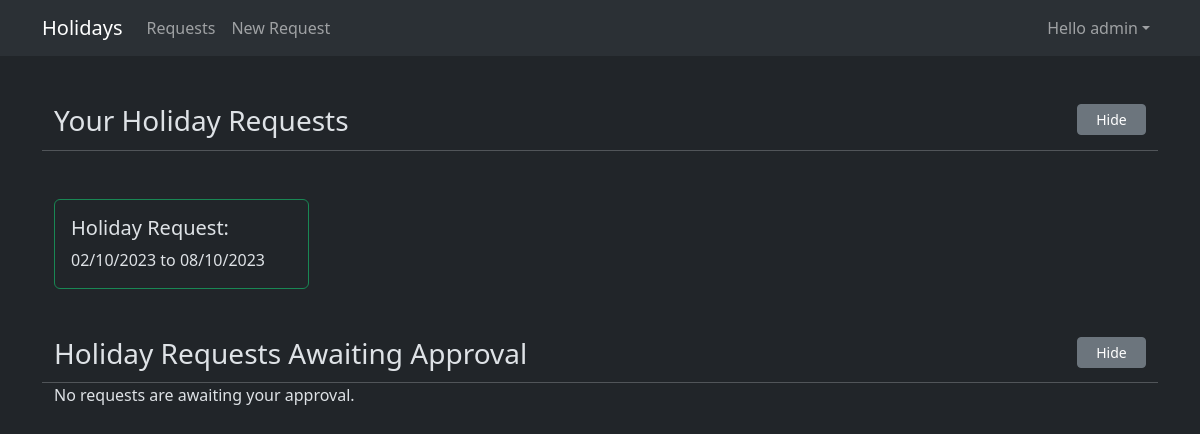
The app's page /requests (signed in), older data.
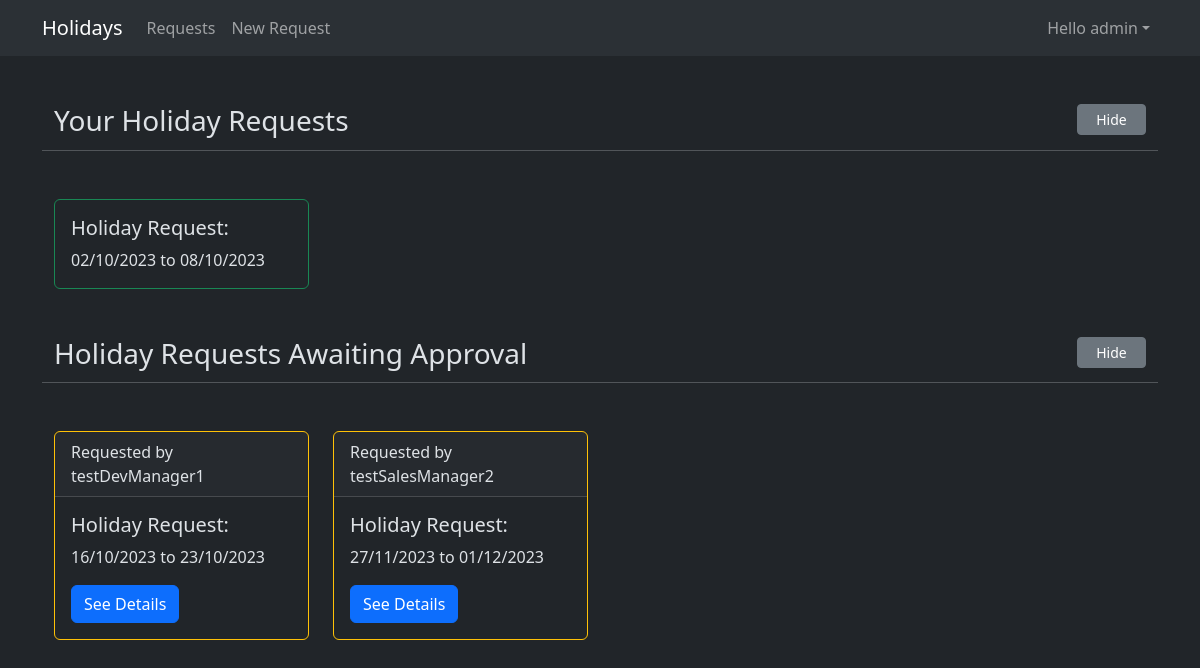
The same page, newer data.
### holiday/models.py (models this page shows, shortened)
class HolidayRequest(models.Model):
    start_date = models.DateField("Start Date")
    end_date = models.DateField("End Date")
    id = models.UUIDField(primary_key=True, unique=True, default=uuid.uuid4, editable=False)
    requested_date = models.DateField("Requested Date")
    requested_by = models.ForeignKey(User, on_delete=models.CASCADE, related_name="requested_by")
    approved = models.BooleanField("Approved?", null=True)
    approved_by = models.ForeignKey(User, on_delete=models.CASCADE, related_name="approved_by", null=True)

### holiday/views.py (the view)
# urls.py: path('', RedirectView.as_view(pattern_name='requests')),
@login_required(login_url="/login")
def requests(request):
    holiday_requests = HolidayRequest.objects.filter(requested_by=request.user).order_by('-requested_date')
    employee = Employee.objects.get(user=request.user)
    approving_employees = Employee.objects.filter(approval_group=employee.belonging_group)
    query = Q()
    for approvingEmployee in approving_employees:
        query |= Q(requested_by=approvingEmployee.user)
    if not query.children:
        awaiting_requests = HolidayRequest.objects.none
    else:
        query &= Q(approved=None)
        awaiting_requests = HolidayRequest.objects.filter(query).order_by('-requested_date')
    context = {
        "holiday_requests": holiday_requests,
        "awaiting_requests": awaiting_requests
    }
    return render(request, "holidayrequest/index.html", context)

### holiday/templates/holidayrequest/index.html (shortened to what this page needs)
{% extends 'base.html' %}
{% block content %}
    <div class="container" id="YourHolidayRequests">
        <div class="row justify-content-between mt-5">
            <h3 class="col">Your Holiday Requests</h3>
            <div class="col-sm-12 col-md-1 justify-content-evenly">
                <button class="col-12 btn btn-outline-secondary btn-sm active" type="button" data-bs-toggle="collapse" data-bs-target="#collapseYourRequests" aria-expanded="true" aria-controls="collapseYourRequests">
                    Hide
                </button>
            </div>
            <hr class="m-0 mt-1"/>
        </div>
        <div class="row collapse show" id="collapseYourRequests">
            {% if holiday_requests %}
                {% for holreq in holiday_requests %}
                    <div class="col-sm-12 col-md-6 col-lg-3 mt-5">
                        <div class="card {% if holreq.approved %} border-success {% elif holreq.approved == null %} {% elif not holreq.approved %} border-danger {% endif %}">
                            <div class="card-body">
                                <h5 class="card-title">Holiday Request:</h5>
                                <p class="card-text">{{ holreq.start_date | date:"SHORT_DATE_FORMAT"}} to {{ holreq.end_date | date:"SHORT_DATE_FORMAT" }}</p>
                            </div>
                        </div>
                    </div>
                {% endfor %}
            {% else %}
                <p>No requests have been made.</p>
            {% endif %}
        </div>
    </div>
    <div class="container" id="HolidayRequestsAwaitingAprroval">
        <div class="row justify-content-between mt-5">
            <h3 class="col">Holiday Requests Awaiting Approval</h3>
            <div class="col-sm-12 col-md-1 justify-content-evenly">
                <button class="col-12 btn btn-outline-secondary btn-sm active" type="button" data-bs-toggle="collapse" data-bs-target="#collapseAwaitingRequests" aria-expanded="true" aria-controls="collapseAwaitingRequests">
                    Hide
                </button>
            </div>
            <hr class="m-0 mt-1"/>
        </div>
        <div class="row collapse show" id="collapseAwaitingRequests">
            {% if awaiting_requests %}
                {% for holreq in awaiting_requests %}
                    <div class="col-sm-12 col-md-6 col-lg-3 mt-5">
                        <div class="card {% if holreq.approved %} border-success {% elif holreq.approved == null %} border-warning {% elif not holreq.approved %} border-danger {% endif %}">
                            <div class="card-header">
                                Requested by {{ holreq.requested_by }}
                            </div>
                            <div class="card-body">
                                <h5 class="card-title">Holiday Request:</h5>
                                <p class="card-text">{{ holreq.start_date | date:"SHORT_DATE_FORMAT"}} to {{ holreq.end_date | date:"SHORT_DATE_FORMAT" }}</p>
                                {% if holreq.approved == null %}
                                    <a href="/requests/{{ holreq.id }}/approve/" class="btn btn-primary">See Details</a>
                                {% endif %}
                            </div>
                        </div>
                    </div>
                {% endfor %}
            {% else %}
                <p>No requests are awaiting your approval.</p>
            {% endif %}
        </div>
    </div>
{% endblock %}

### holiday/templates/base.html (shortened to what this page needs)
<!doctype html>
<html lang="en">
  <head>
    <link href="https://cdn.jsdelivr.net/npm/bootstrap@5.3.2/dist/css/bootstrap.min.css" rel="stylesheet">
    <link rel="stylesheet" href="https://cdnjs.cloudflare.com/ajax/libs/bootstrap-datepicker/1.10.0/css/bootstrap-datepicker.min.css" />
  </head>
  <body data-bs-theme="dark">
    <nav class="navbar navbar-expand-lg bg-body-tertiary" data-bs-theme="dark">
        <div class="container container-fluid">
          <a class="navbar-brand" href="{% url 'login' %}">Holidays</a>
          <div class="collapse navbar-collapse" id="navbarNavAltMarkup">
            {% if user.is_authenticated %}
            <ul class="navbar-nav">
              <li class="nav-item">
                <a class="nav-link" href="{% url 'requests' %}">Requests</a>
              </li>
              <li class="nav-item">
                <a class="nav-link" href="{% url 'new_request' %}">New Request</a>
              </li>
            </ul>
            <ul class="navbar-nav ms-auto">
              <li class="nav-item dropdown">
                <a class="nav-link dropdown-toggle" href="#" role="button" data-bs-toggle="dropdown">Hello {{ user.username }}</a>
              </li>
            </ul>
            {% endif %}
          </div>
        </div>
    </nav>
    <div class="container">
    {% block content %}
    {% endblock %}
    </div>
</body>
</html>

Row changes from the older to the newer data that the page shows:
added HolidayRequest: requested_by "testDevManager1", start_date "16/10/2023", end_date "23/10/2023", shown under "Holiday Requests Awaiting Approval"
added HolidayRequest: requested_by "testSalesManager2", start_date "27/11/2023", end_date "01/12/2023", shown under "Holiday Requests Awaiting Approval"
Text that changed along with them:
text no longer shown: "No requests are awaiting your approval."
